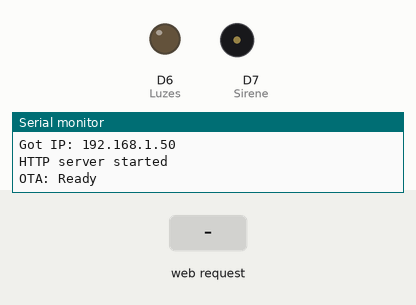
This sketch was run on a simulated ESP8266 (NodeMCU). On the bench: output pins drawn as LEDs (lit = HIGH), buzzer (waves = sounding, pin HIGH), the last lines printed to the serial monitor. The test bench sets the inputs (shaded band). WiFi joins after 1.5 s; servers stay silent unless stated.

Above: at 3.3 s.
3.4 s: HTTP request GET /led1on received
At 4.6 s:
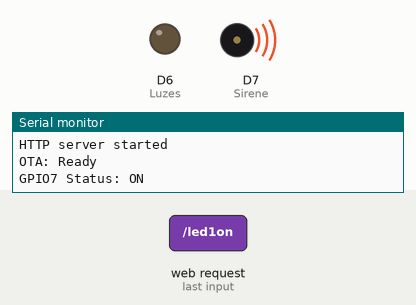
4.9 s: HTTP request GET /led2on received
At 5.7 s:
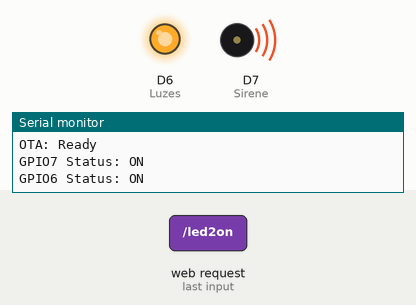
6.4 s: HTTP request GET /led1off received
At 6.8 s:
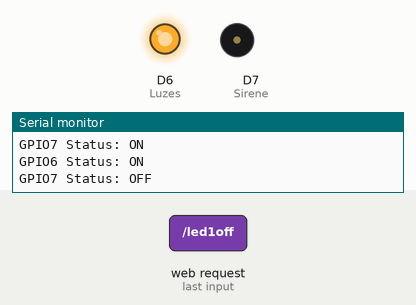
7.9 s: HTTP request GET /led2off received
At 9.2 s:
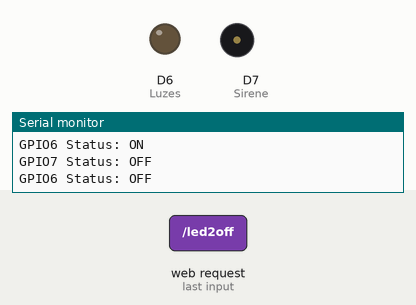
Timing chart, 0 to 10.4 s (numbered marks = the images above; inputs shaded):
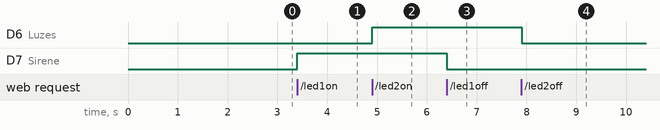

Measured:
- after the input at 3.4 s, D7 (Sirene): LOW → HIGH at once
- after the input at 4.9 s, D6 (Luzes): LOW → HIGH at once
- after the input at 6.4 s, D7 (Sirene): HIGH → LOW at once
- after the input at 7.9 s, D6 (Luzes): HIGH → LOW at once

The sketch:

Alarme_Web.ino
```cpp
/*Alarme_Web
 * Versao 1.0 31/10/2022
 */
/*https://lastminuteengineers.com/creating-esp8266-web-server-arduino-ide/
//https://www.instructables.com/A-Versatile-Door-Alarm-System-With-Telegram-Bot-RF/

*/
/*Comentar abaixo para operação AP*/
const char* ssid = "Figueira - Oi Fibra 2G";  // Enter SSID here
const char* password = "genesis1qaz";  //Enter Password here
char hostOTA[] = "Alarme_Web";
char passOTA[] = "";


/*
Pinos usados no alarme
#define Luzes D6
#define Sirene D7
#define SensorExterno D1
#define SensorInterno D2
#define Controle D5
*/

#include <ESP8266WiFi.h>
#include <ESP8266WebServer.h>
#include <WiFiUdp.h>
#include <ArduinoOTA.h>
#include <ESP8266mDNS.h>
ESP8266WebServer server(86);  //Cria um objeto ESP8266WebServer com nome server na porta 86


uint8_t Sirene = D7;
bool EstadoSirene = LOW;

uint8_t Luzes = D6;
bool EstadoLuzes = LOW;

void setupOTA()
{
 ArduinoOTA.setHostname(hostOTA);
  //ArduinoOTA.setPassword(passOTA);
  ArduinoOTA.onStart([]() {
    Serial.println("OTA: Start");
  });
  ArduinoOTA.onEnd([]() {
    Serial.println("\nOTA: End");
  });
  ArduinoOTA.onProgress([](unsigned int progress, unsigned int total) {
    Serial.printf("Progress: %u%%\r", (progress / (total / 100)));
  });
  ArduinoOTA.onError([](ota_error_t error) {
    Serial.printf("Error[%u]: ", error);
    if (error == OTA_AUTH_ERROR) Serial.println("OTA: Auth Failed");
    else if (error == OTA_BEGIN_ERROR) Serial.println("OTA: Begin Failed");
    else if (error == OTA_CONNECT_ERROR) Serial.println("OTA: Connect Failed");
    else if (error == OTA_RECEIVE_ERROR) Serial.println("OTA: Receive Failed");
    else if (error == OTA_END_ERROR) Serial.println("OTA: End Failed");
  });
  ArduinoOTA.begin();
  Serial.println("OTA: Ready");
}


void setup() {
  Serial.begin(115200);
  delay(100);
  pinMode(Sirene, OUTPUT);
  pinMode(Luzes, OUTPUT);

//Para conexão STA
  Serial.println("Connecting to ");
  Serial.println(ssid);
  //connect to your local wi-fi network
  WiFi.begin(ssid, password);
  //check wi-fi is connected to wi-fi network
  while (WiFi.status() != WL_CONNECTED) {
  delay(1000);
  Serial.print(".");
  }
  Serial.println("");
  Serial.println("WiFi connected..!");
  Serial.print("Got IP: ");  Serial.println(WiFi.localIP()); // Envia para a porta serial o Ip atribuido ao esp
//Comente até aqui para operação AP

//Especifica as funçoes que devem ser executadas para cada solicitação do cliente
  server.on("/", handle_OnConnect);
  server.on("/led1on", handle_led1on);
  server.on("/led1off", handle_led1off);
  server.on("/led2on", handle_led2on);
  server.on("/led2off", handle_led2off);
  server.onNotFound(handle_NotFound);

  server.begin();             //Inicializa o servidor
  Serial.println("HTTP server started");
   setupOTA();

}
void loop() {
   ArduinoOTA.handle();
  server.handleClient();      //Faz o tratamento das requisiçoes enviadas pelo cliente
  if(EstadoSirene)
  {digitalWrite(Sirene, HIGH);}    //Liga Led1
  else
  {digitalWrite(Sirene, LOW);}      //Desliga Led1

  if(EstadoLuzes)
  {digitalWrite(Luzes, HIGH);}
  else
  {digitalWrite(Luzes, LOW);}

}

void handle_OnConnect() {
  EstadoSirene = LOW;
  EstadoLuzes = LOW;
  Serial.println("GPIO7 Status: OFF | GPIO6 Status: OFF");
  server.send(200, "text/html", SendHTML(EstadoSirene,EstadoLuzes));
}

void handle_led1on() {
  EstadoSirene = HIGH;
  Serial.println("GPIO7 Status: ON");
  server.send(200, "text/html", SendHTML(true,EstadoLuzes));
}

void handle_led1off() {
  EstadoSirene = LOW;
  Serial.println("GPIO7 Status: OFF");
  server.send(200, "text/html", SendHTML(false,EstadoLuzes));
}

void handle_led2on() {
  EstadoLuzes = HIGH;
  Serial.println("GPIO6 Status: ON");
  server.send(200, "text/html", SendHTML(EstadoSirene,true));
}

void handle_led2off() {
  EstadoLuzes = LOW;
  Serial.println("GPIO6 Status: OFF");
  server.send(200, "text/html", SendHTML(EstadoSirene,false));
}

void handle_NotFound(){
  server.send(404, "text/plain", "Not found");
}

//Função que retorna em uma string a pagina HTML sempre que o servidor recebe uma requisição do cliente
String SendHTML(uint8_t led1stat,uint8_t led2stat){
  String ptr = "<!DOCTYPE html> <html>\n";
  ptr +="<head><meta name=\"viewport\" content=\"width=device-width, initial-scale=1.0, user-scalable=no\">\n";
  ptr +="<title>LED Control</title>\n";  //Titulo da página
  ptr +="<style>html { font-family: Helvetica; display: inline-block; margin: 0px auto; text-align: center;}\n";
 //Seleciona cor, fonte e margens do corpo
  ptr +="body{margin-top: 50px;} h1 {color: #444444;margin: 50px auto 30px;} h3 {color: #444444;margin-bottom: 50px;}\n";
  ptr +=".button {display: block;width: 80px;background-color: #1abc9c;border: none;color: white;padding: 13px 30px;text-decoration: none;font-size: 25px;margin: 0px auto 35px;cursor: pointer;border-radius: 4px;}\n";
  ptr +=".button-on {background-color: #1abc9c;}\n";
  ptr +=".button-on:active {background-color: #16a085;}\n";
  ptr +=".button-off {background-color: #34495e;}\n";
  ptr +=".button-off:active {background-color: #2c3e50;}\n";
  ptr +="p {font-size: 14px;color: #888;margin-bottom: 10px;}\n";
  ptr +="</style>\n";
  ptr +="</head>\n";
  ptr +="<body>\n";
  //Cabeçalho da pagina
  ptr +="<h1>ESP8266 Web Server</h1>\n";
  ptr +="<h3>Using Station(STA) Mode</h3>\n";
  //Usa if para criar os botoes dinamicamente
   if(led1stat)
  {ptr +="<p>SIRENE LIGADA</p><a class=\"button button-off\" href=\"/led1off\">OFF</a>\n";}
  else
  {ptr +="<p>SIRENE DESLIGADA</p><a class=\"button button-on\" href=\"/led1on\">ON</a>\n";}

  if(led2stat)
  {ptr +="<p>LUZES LIGADAS</p><a class=\"button button-off\" href=\"/led2off\">OFF</a>\n";}
  else
  {ptr +="<p>LUZES DESLIGADAS</p><a class=\"button button-on\" href=\"/led2on\">ON</a>\n";}

  ptr +="</body>\n";
  ptr +="</html>\n";
  return ptr; // Retorna a string ptr com a pagina html
}
```
